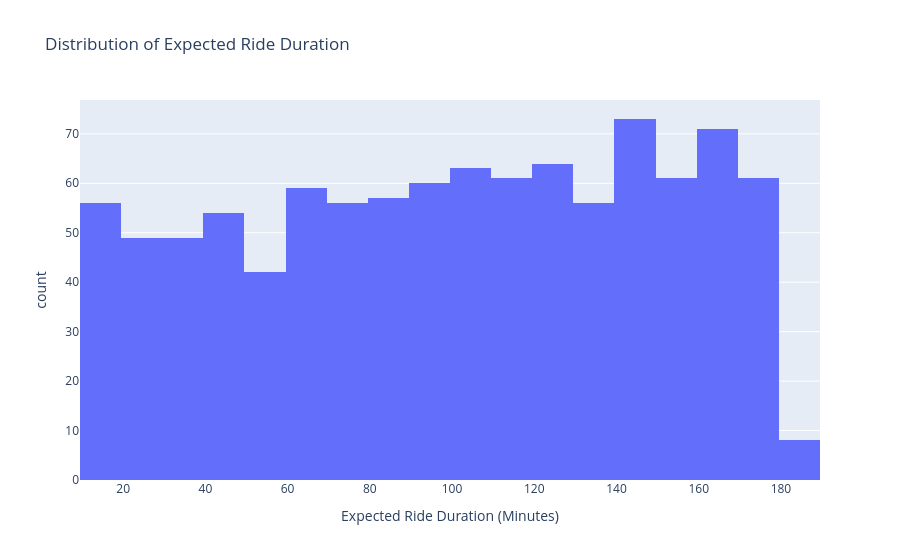

Notebook source saved alongside this figure:
### Markdown cell above
Expected Ride Duration

### Code cell
fig = px.histogram(
    df,
    x='Expected_Ride_Duration',
    nbins=20,
    title='Distribution of Expected Ride Duration',
    labels={'Expected_Ride_Duration': 'Expected Ride Duration (Minutes)'}
)

fig.show()

### Figure 1 — Plotly figure (JSON) as saved in the notebook; plotly's stock layout.template omitted (floating-point values rounded to 4 significant figures; data arrays with more than 128 entries replaced by an {"elided": "..."} marker saying what was removed)
{"data": [{"bingroup": "x", "hovertemplate": "Expected Ride Duration (Minutes)=%{x}<br>count=%{y}<extra></extra>", "legendgroup": "", "marker": {"color": "#636efa", "pattern": {"shape": ""}}, "name": "", "nbinsx": 20, "orientation": "v", "showlegend": false, "type": "histogram", "x": {"elided": "1000 int values"}, "xaxis": "x", "yaxis": "y"}], "layout": {"barmode": "relative", "legend": {"tracegroupgap": 0}, "title": {"text": "Distribution of Expected Ride Duration"}, "xaxis": {"anchor": "y", "domain": [0, 1], "title": {"text": "Expected Ride Duration (Minutes)"}}, "yaxis": {"anchor": "x", "domain": [0, 1], "title": {"text": "count"}}}}
